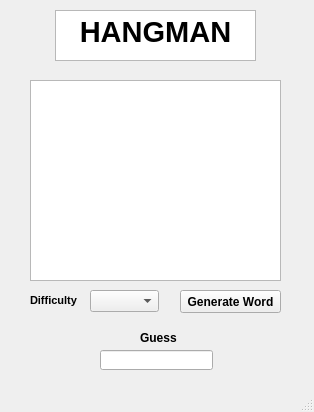
<?xml version="1.0" encoding="UTF-8"?>
<ui version="4.0">
 <class>Hangman</class>
 <widget class="QMainWindow" name="Hangman">
  <property name="geometry">
   <rect>
    <x>0</x>
    <y>0</y>
    <width>314</width>
    <height>412</height>
   </rect>
  </property>
  <property name="minimumSize">
   <size>
    <width>314</width>
    <height>412</height>
   </size>
  </property>
  <property name="maximumSize">
   <size>
    <width>314</width>
    <height>412</height>
   </size>
  </property>
  <property name="windowTitle">
   <string>Hangman</string>
  </property>
  <widget class="QWidget" name="centralwidget">
   <widget class="QComboBox" name="comboBox">
    <property name="geometry">
     <rect>
      <x>90</x>
      <y>290</y>
      <width>69</width>
      <height>22</height>
     </rect>
    </property>
   </widget>
   <widget class="QTextBrowser" name="textBrowser">
    <property name="geometry">
     <rect>
      <x>55</x>
      <y>10</y>
      <width>201</width>
      <height>51</height>
     </rect>
    </property>
    <property name="html">
     <string>&lt;!DOCTYPE HTML PUBLIC &quot;-//W3C//DTD HTML 4.0//EN&quot; &quot;http://www.w3.org/TR/REC-html40/strict.dtd&quot;&gt;
&lt;html&gt;&lt;head&gt;&lt;meta name=&quot;qrichtext&quot; content=&quot;1&quot; /&gt;&lt;style type=&quot;text/css&quot;&gt;
p, li { white-space: pre-wrap; }
&lt;/style&gt;&lt;/head&gt;&lt;body style=&quot; font-family:'MS Shell Dlg 2'; font-size:8.25pt; font-weight:400; font-style:normal;&quot;&gt;
&lt;p align=&quot;center&quot; style=&quot; margin-top:0px; margin-bottom:0px; margin-left:0px; margin-right:0px; -qt-block-indent:0; text-indent:0px;&quot;&gt;&lt;span style=&quot; font-size:22pt; font-weight:600;&quot;&gt;HANGMAN&lt;/span&gt;&lt;/p&gt;&lt;/body&gt;&lt;/html&gt;</string>
    </property>
   </widget>
   <widget class="QGraphicsView" name="graphicsView">
    <property name="geometry">
     <rect>
      <x>30</x>
      <y>80</y>
      <width>251</width>
      <height>201</height>
     </rect>
    </property>
   </widget>
   <widget class="QLabel" name="label">
    <property name="geometry">
     <rect>
      <x>30</x>
      <y>290</y>
      <width>61</width>
      <height>21</height>
     </rect>
    </property>
    <property name="font">
     <font>
      <pointsize>8</pointsize>
      <weight>75</weight>
      <bold>true</bold>
     </font>
    </property>
    <property name="text">
     <string>Difficulty</string>
    </property>
   </widget>
   <widget class="QPushButton" name="pushButton">
    <property name="geometry">
     <rect>
      <x>180</x>
      <y>290</y>
      <width>101</width>
      <height>23</height>
     </rect>
    </property>
    <property name="font">
     <font>
      <weight>75</weight>
      <bold>true</bold>
     </font>
    </property>
    <property name="text">
     <string>Generate Word</string>
    </property>
   </widget>
   <widget class="QLineEdit" name="lineEdit">
    <property name="geometry">
     <rect>
      <x>100</x>
      <y>350</y>
      <width>113</width>
      <height>20</height>
     </rect>
    </property>
    <property name="text">
     <string/>
    </property>
   </widget>
   <widget class="QLabel" name="label_2">
    <property name="geometry">
     <rect>
      <x>140</x>
      <y>330</y>
      <width>41</width>
      <height>16</height>
     </rect>
    </property>
    <property name="font">
     <font>
      <weight>75</weight>
      <bold>true</bold>
     </font>
    </property>
    <property name="text">
     <string>Guess</string>
    </property>
   </widget>
  </widget>
  <widget class="QStatusBar" name="statusbar"/>
 </widget>
 <resources/>
 <connections/>
</ui>
